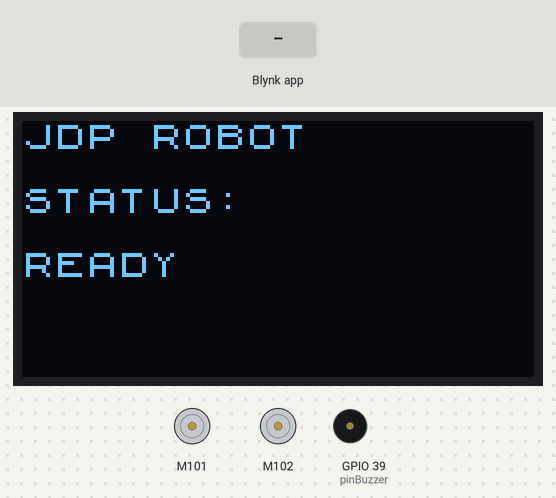
This sketch was run on a simulated ESP32. On the bench: 2 × DC motor (green arrow = forward, orange = backward, longer = faster), 128×64 one-colour display, buzzer (waves = sounding). The test bench sets the inputs (shaded band). WiFi joins after 1.5 s; servers stay silent unless stated; what the sketch prints to the serial monitor is not drawn.

Above: at 3.1 s.
3.2 s: Blynk app writes 1 to V0
At 4.5 s:
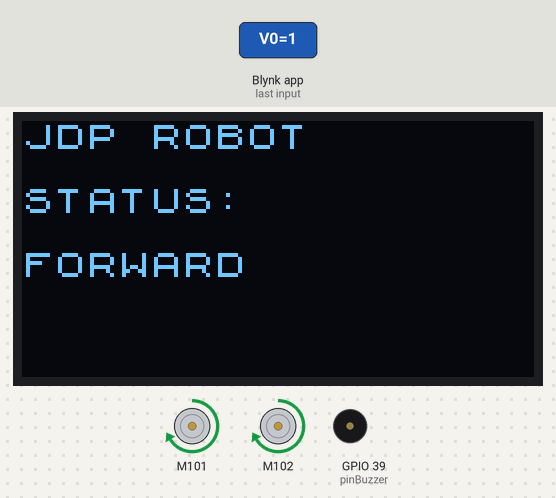
4.8 s: Blynk app writes 1 to V1
At 6.2 s:
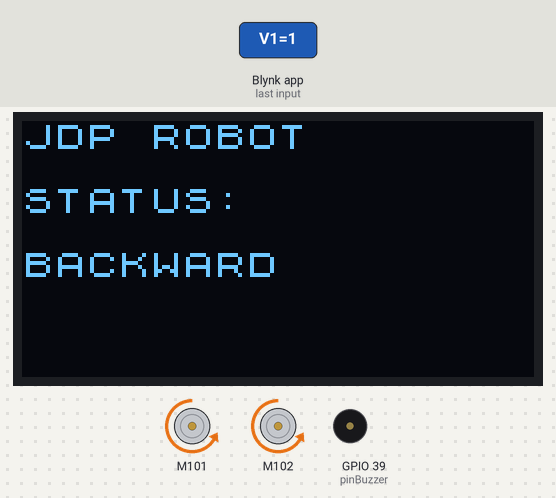
6.5 s: Blynk app writes 1 to V2
At 7.1 s:
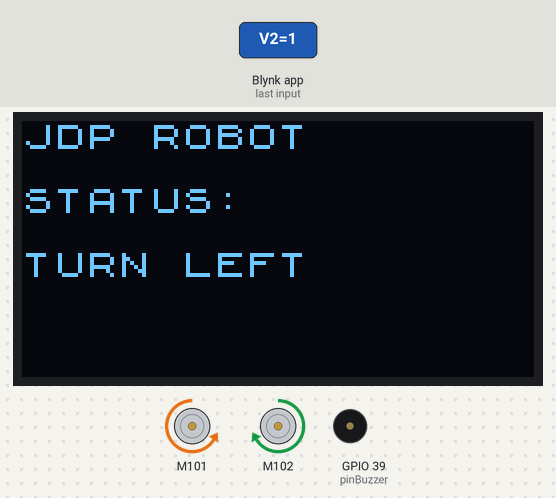
8.1 s: Blynk app writes 1 to V3
At 9.4 s:
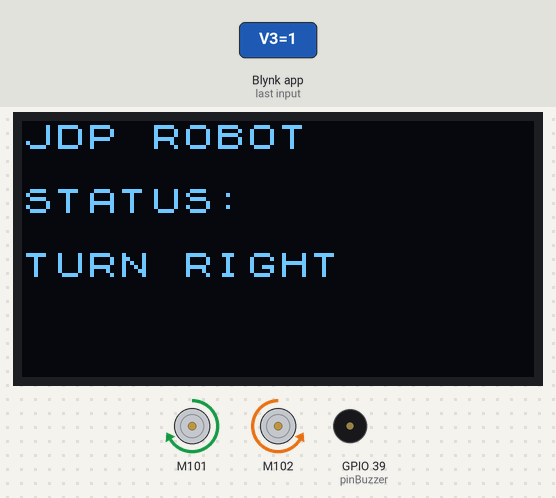
9.7 s: Blynk app writes 0 to V3
At 10.6 s:
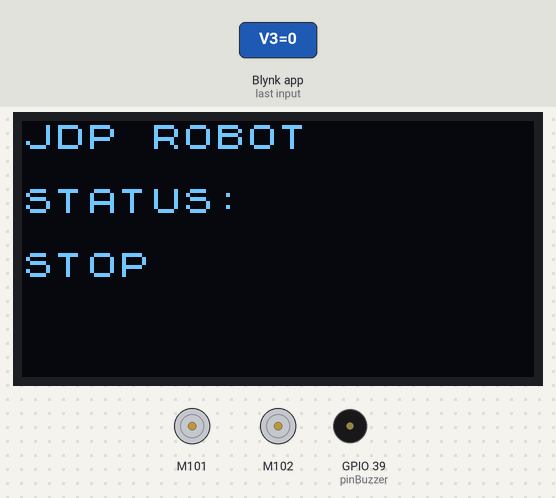
11.2 s: Blynk app writes 1 to V5
At 11.7 s:
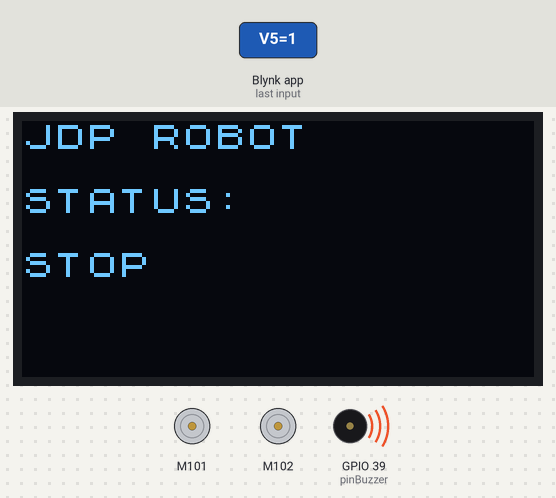
Timing chart, 0 to 13.7 s (numbered marks = the images above; inputs shaded):
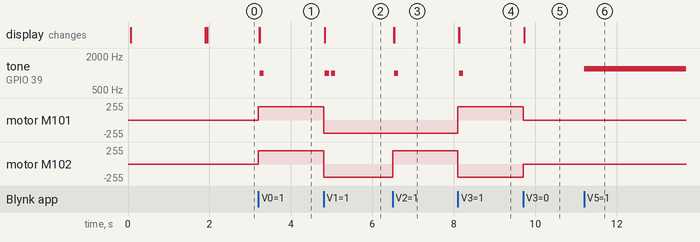

Measured:
- after the input at 3.2 s, tone on GPIO 39 (pinBuzzer): silent → 1000 Hz at once, → silent 0.10 s later; motor M101, motor M102: stopped → forward 200/255 at once; the display: first changes at once (image 1 shows a later state)
- after the input at 4.8 s, tone on GPIO 39 (pinBuzzer): alternates 1000 Hz for 0.10 s and silent for 0.05 s, 4 changes in all, then stays silent, starting at once; motor M101, motor M102: forward 200/255 → backward 200/255 at once; the display: first changes at once (image 2 shows a later state)
- after the input at 6.5 s, tone on GPIO 39 (pinBuzzer): silent → 1000 Hz at once, → silent 0.10 s later; motor M102: backward 200/255 → forward 200/255 at once; the display: first changes at once (image 3 shows a later state)
- after the input at 8.1 s, tone on GPIO 39 (pinBuzzer): silent → 1000 Hz at once, → silent 0.10 s later; motor M101: backward 200/255 → forward 200/255 at once; motor M102: forward 200/255 → backward 200/255 at once; the display: first changes at once (image 4 shows a later state)
- after the input at 9.7 s, motor M101: forward 200/255 → stopped at once; motor M102: backward 200/255 → stopped at once; the display: first changes at once (image 5 shows a later state)
- after the input at 11.2 s, tone on GPIO 39 (pinBuzzer): silent → 1200 Hz at once

The sketch:

project.ino
```cpp
#define BLYNK_TEMPLATE_ID "TMPL6S4LVtq2z"
#define BLYNK_TEMPLATE_NAME "JDP"
#define BLYNK_AUTH_TOKEN "-3mpckmJpWrBoarIfflpKRrVXmTiqBN5"

#define BLYNK_PRINT Serial

#include <WiFi.h>
#include <WiFiClient.h>
#include <BlynkSimpleEsp32.h>
#include <Wire.h>
#include <U8x8lib.h>
#include "Grove_Motor_Driver_TB6612FNG.h"

// Wi-Fi information
char ssid[] = "Bilal";
char pass[] = "0509489849";

// Existing motor driver
MotorDriver motor;

// Existing OLED screen
U8X8_SSD1306_128X64_NONAME_HW_I2C u8x8(U8X8_PIN_NONE);

// Existing expansion board buzzer
const int pinBuzzer = A3;

int motorSpeed = 200;

// Tracks which direction is active
int currentDirection = 0;

// ===============================
// OLED DISPLAY
// ===============================

void showStatus(const char* status) {
  u8x8.clearDisplay();
  u8x8.setFont(u8x8_font_chroma48medium8_r);

  u8x8.drawString(0, 0, "JDP ROBOT");
  u8x8.drawString(0, 2, "STATUS:");
  u8x8.drawString(0, 4, status);
}

// ===============================
// BUZZER
// ===============================

void shortBeep() {
  tone(pinBuzzer, 1000, 100);
}

void doubleBeep() {
  tone(pinBuzzer, 1000, 100);
  delay(150);
  tone(pinBuzzer, 1000, 100);
}

// ===============================
// ROBOT MOVEMENT
// ===============================

void stopRobot() {
  motor.dcMotorStop(MOTOR_CHA);
  motor.dcMotorStop(MOTOR_CHB);

  currentDirection = 0;
  showStatus("STOP");
  Serial.println("STOP");
}

void forward() {
  motor.dcMotorRun(MOTOR_CHA, motorSpeed);
  motor.dcMotorRun(MOTOR_CHB, motorSpeed);

  currentDirection = 1;
  showStatus("FORWARD");
  shortBeep();
  Serial.println("FORWARD");
}

void backward() {
  motor.dcMotorRun(MOTOR_CHA, -motorSpeed);
  motor.dcMotorRun(MOTOR_CHB, -motorSpeed);

  currentDirection = 2;
  showStatus("BACKWARD");
  doubleBeep();
  Serial.println("BACKWARD");
}

void left() {
  motor.dcMotorRun(MOTOR_CHA, -motorSpeed);
  motor.dcMotorRun(MOTOR_CHB, motorSpeed);

  currentDirection = 3;
  showStatus("TURN LEFT");
  shortBeep();
  Serial.println("LEFT");
}

void right() {
  motor.dcMotorRun(MOTOR_CHA, motorSpeed);
  motor.dcMotorRun(MOTOR_CHB, -motorSpeed);

  currentDirection = 4;
  showStatus("TURN RIGHT");
  shortBeep();
  Serial.println("RIGHT");
}

// ===============================
// BLYNK BUTTONS
// ===============================

// Forward
BLYNK_WRITE(V0) {
  if (param.asInt() == 1) {
    forward();
  } else if (currentDirection == 1) {
    stopRobot();
  }
}

// Backward
BLYNK_WRITE(V1) {
  if (param.asInt() == 1) {
    backward();
  } else if (currentDirection == 2) {
    stopRobot();
  }
}

// Left
BLYNK_WRITE(V2) {
  if (param.asInt() == 1) {
    left();
  } else if (currentDirection == 3) {
    stopRobot();
  }
}

// Right
BLYNK_WRITE(V3) {
  if (param.asInt() == 1) {
    right();
  } else if (currentDirection == 4) {
    stopRobot();
  }
}

// Stop
BLYNK_WRITE(V4) {
  if (param.asInt() == 1) {
    stopRobot();
  }
}

// Horn
BLYNK_WRITE(V5) {
  if (param.asInt() == 1) {
    tone(pinBuzzer, 1200);
    Serial.println("HORN");
  } else {
    noTone(pinBuzzer);
  }
}

// V6 = SPEED CONTROL
BLYNK_WRITE(V6)
{
  motorSpeed = constrain(param.asInt(), 0, 255);

  Serial.print("Speed: ");
  Serial.println(motorSpeed);

  // Update motor speed immediately if moving
  switch (currentDirection) {
    case 1:
      motor.dcMotorRun(MOTOR_CHA, motorSpeed);
      motor.dcMotorRun(MOTOR_CHB, motorSpeed);
      break;

    case 2:
      motor.dcMotorRun(MOTOR_CHA, -motorSpeed);
      motor.dcMotorRun(MOTOR_CHB, -motorSpeed);
      break;

    case 3:
      motor.dcMotorRun(MOTOR_CHA, -motorSpeed);
      motor.dcMotorRun(MOTOR_CHB, motorSpeed);
      break;

    case 4:
      motor.dcMotorRun(MOTOR_CHA, motorSpeed);
      motor.dcMotorRun(MOTOR_CHB, -motorSpeed);
      break;
  }

  if (motorSpeed == 0) {
    motor.dcMotorStop(MOTOR_CHA);
    motor.dcMotorStop(MOTOR_CHB);
  }
}

// ===============================
// CONNECTION SAFETY
// ===============================

BLYNK_CONNECTED() {
  Serial.println("Blynk connected!");
  showStatus("CONNECTED");
  Blynk.syncVirtual(V6);
}

void checkConnection() {
  if (!Blynk.connected()) {
    if (currentDirection != 0) {
      stopRobot();
    }
    showStatus("OFFLINE");
  }
}

BlynkTimer timer;

// ===============================
// SETUP
// ===============================

void setup() {
  Serial.begin(115200);

  pinMode(pinBuzzer, OUTPUT);
  noTone(pinBuzzer);

  Wire.begin();

  motor.init();
  motor.dcMotorStop(MOTOR_CHA);
  motor.dcMotorStop(MOTOR_CHB);

  u8x8.begin();
  u8x8.setPowerSave(0);
  showStatus("STARTING");

  Serial.println("Connecting to Blynk...");
  Blynk.begin(BLYNK_AUTH_TOKEN, ssid, pass);

  showStatus("READY");
  timer.setInterval(500L, checkConnection);
}

// ===============================
// LOOP
// ===============================

void loop() {
  Blynk.run();
  timer.run();
}
```
